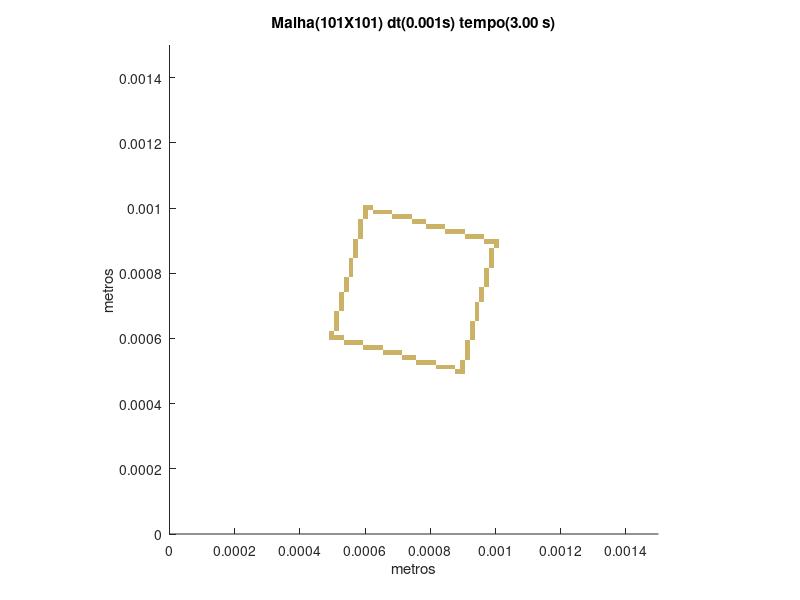

This chart was generated by the following MATLAB code:
set (gca,'PlotBoxAspectRatio',[1 1 1],'Xlim',[0,0.0015],'Ylim',[0,0.0015])
hold on
title('Malha(101X101) dt(0.001s) tempo(3.00 s)')
hold on
ylabel('metros')
hold on
xlabel('metros')
hold on

fill([0.000876237623762376 0.000876237623762376 0.000891089108910891 0.000891089108910891],[0.00049009900990099 0.000504950495049505 0.000504950495049505 0.00049009900990099],[0.8,0.7,0.4],'LineStyle','none')

fill([0.000891089108910891 0.000891089108910891 0.000905940594059406 0.000905940594059406],[0.00049009900990099 0.000504950495049505 0.000504950495049505 0.00049009900990099],[0.8,0.7,0.4],'LineStyle','none')

fill([0.000816831683168317 0.000816831683168317 0.000831683168316832 0.000831683168316832],[0.000504950495049505 0.00051980198019802 0.00051980198019802 0.000504950495049505],[0.8,0.7,0.4],'LineStyle','none')

fill([0.000831683168316832 0.000831683168316832 0.000846534653465347 0.000846534653465347],[0.000504950495049505 0.00051980198019802 0.00051980198019802 0.000504950495049505],[0.8,0.7,0.4],'LineStyle','none')

fill([0.000846534653465347 0.000846534653465347 0.000861386138613861 0.000861386138613861],[0.000504950495049505 0.00051980198019802 0.00051980198019802 0.000504950495049505],[0.8,0.7,0.4],'LineStyle','none')

fill([0.000861386138613861 0.000861386138613861 0.000876237623762376 0.000876237623762376],[0.000504950495049505 0.00051980198019802 0.00051980198019802 0.000504950495049505],[0.8,0.7,0.4],'LineStyle','none')

fill([0.000891089108910891 0.000891089108910891 0.000905940594059406 0.000905940594059406],[0.000504950495049505 0.00051980198019802 0.00051980198019802 0.000504950495049505],[0.8,0.7,0.4],'LineStyle','none')

fill([0.000757425742574257 0.000757425742574257 0.000772277227722772 0.000772277227722772],[0.00051980198019802 0.000534653465346535 0.000534653465346535 0.00051980198019802],[0.8,0.7,0.4],'LineStyle','none')

fill([0.000772277227722772 0.000772277227722772 0.000787128712871287 0.000787128712871287],[0.00051980198019802 0.000534653465346535 0.000534653465346535 0.00051980198019802],[0.8,0.7,0.4],'LineStyle','none')

fill([0.000787128712871287 0.000787128712871287 0.000801980198019802 0.000801980198019802],[0.00051980198019802 0.000534653465346535 0.000534653465346535 0.00051980198019802],[0.8,0.7,0.4],'LineStyle','none')

fill([0.000801980198019802 0.000801980198019802 0.000816831683168317 0.000816831683168317],[0.00051980198019802 0.000534653465346535 0.000534653465346535 0.00051980198019802],[0.8,0.7,0.4],'LineStyle','none')

fill([0.000891089108910891 0.000891089108910891 0.000905940594059406 0.000905940594059406],[0.00051980198019802 0.000534653465346535 0.000534653465346535 0.00051980198019802],[0.8,0.7,0.4],'LineStyle','none')

fill([0.000712871287128713 0.000712871287128713 0.000727722772277228 0.000727722772277228],[0.000534653465346535 0.000549504950495049 0.000549504950495049 0.000534653465346535],[0.8,0.7,0.4],'LineStyle','none')

fill([0.000727722772277228 0.000727722772277228 0.000742574257425743 0.000742574257425743],[0.000534653465346535 0.000549504950495049 0.000549504950495049 0.000534653465346535],[0.8,0.7,0.4],'LineStyle','none')

fill([0.000742574257425743 0.000742574257425743 0.000757425742574257 0.000757425742574257],[0.000534653465346535 0.000549504950495049 0.000549504950495049 0.000534653465346535],[0.8,0.7,0.4],'LineStyle','none')

fill([0.000905940594059406 0.000905940594059406 0.000920792079207921 0.000920792079207921],[0.000534653465346535 0.000549504950495049 0.000549504950495049 0.000534653465346535],[0.8,0.7,0.4],'LineStyle','none')

fill([0.000653465346534653 0.000653465346534653 0.000668316831683168 0.000668316831683168],[0.000549504950495049 0.000564356435643564 0.000564356435643564 0.000549504950495049],[0.8,0.7,0.4],'LineStyle','none')

fill([0.000668316831683168 0.000668316831683168 0.000683168316831683 0.000683168316831683],[0.000549504950495049 0.000564356435643564 0.000564356435643564 0.000549504950495049],[0.8,0.7,0.4],'LineStyle','none')

fill([0.000683168316831683 0.000683168316831683 0.000698019801980198 0.000698019801980198],[0.000549504950495049 0.000564356435643564 0.000564356435643564 0.000549504950495049],[0.8,0.7,0.4],'LineStyle','none')

fill([0.000698019801980198 0.000698019801980198 0.000712871287128713 0.000712871287128713],[0.000549504950495049 0.000564356435643564 0.000564356435643564 0.000549504950495049],[0.8,0.7,0.4],'LineStyle','none')

fill([0.000905940594059406 0.000905940594059406 0.000920792079207921 0.000920792079207921],[0.000549504950495049 0.000564356435643564 0.000564356435643564 0.000549504950495049],[0.8,0.7,0.4],'LineStyle','none')

fill([0.000594059405940594 0.000594059405940594 0.000608910891089109 0.000608910891089109],[0.000564356435643564 0.000579207920792079 0.000579207920792079 0.000564356435643564],[0.8,0.7,0.4],'LineStyle','none')

fill([0.000608910891089109 0.000608910891089109 0.000623762376237624 0.000623762376237624],[0.000564356435643564 0.000579207920792079 0.000579207920792079 0.000564356435643564],[0.8,0.7,0.4],'LineStyle','none')

fill([0.000623762376237624 0.000623762376237624 0.000638613861386139 0.000638613861386139],[0.000564356435643564 0.000579207920792079 0.000579207920792079 0.000564356435643564],[0.8,0.7,0.4],'LineStyle','none')

fill([0.000638613861386139 0.000638613861386139 0.000653465346534653 0.000653465346534653],[0.000564356435643564 0.000579207920792079 0.000579207920792079 0.000564356435643564],[0.8,0.7,0.4],'LineStyle','none')

fill([0.000905940594059406 0.000905940594059406 0.000920792079207921 0.000920792079207921],[0.000564356435643564 0.000579207920792079 0.000579207920792079 0.000564356435643564],[0.8,0.7,0.4],'LineStyle','none')

fill([0.000534653465346535 0.000534653465346535 0.000549504950495049 0.000549504950495049],[0.000579207920792079 0.000594059405940594 0.000594059405940594 0.000579207920792079],[0.8,0.7,0.4],'LineStyle','none')

fill([0.000549504950495049 0.000549504950495049 0.000564356435643564 0.000564356435643564],[0.000579207920792079 0.000594059405940594 0.000594059405940594 0.000579207920792079],[0.8,0.7,0.4],'LineStyle','none')

fill([0.000564356435643564 0.000564356435643564 0.000579207920792079 0.000579207920792079],[0.000579207920792079 0.000594059405940594 0.000594059405940594 0.000579207920792079],[0.8,0.7,0.4],'LineStyle','none')

fill([0.000579207920792079 0.000579207920792079 0.000594059405940594 0.000594059405940594],[0.000579207920792079 0.000594059405940594 0.000594059405940594 0.000579207920792079],[0.8,0.7,0.4],'LineStyle','none')

fill([0.000905940594059406 0.000905940594059406 0.000920792079207921 0.000920792079207921],[0.000579207920792079 0.000594059405940594 0.000594059405940594 0.000579207920792079],[0.8,0.7,0.4],'LineStyle','none')

fill([0.00049009900990099 0.00049009900990099 0.000504950495049505 0.000504950495049505],[0.000594059405940594 0.000608910891089109 0.000608910891089109 0.000594059405940594],[0.8,0.7,0.4],'LineStyle','none')

fill([0.000504950495049505 0.000504950495049505 0.00051980198019802 0.00051980198019802],[0.000594059405940594 0.000608910891089109 0.000608910891089109 0.000594059405940594],[0.8,0.7,0.4],'LineStyle','none')

fill([0.00051980198019802 0.00051980198019802 0.000534653465346535 0.000534653465346535],[0.000594059405940594 0.000608910891089109 0.000608910891089109 0.000594059405940594],[0.8,0.7,0.4],'LineStyle','none')

fill([0.000920792079207921 0.000920792079207921 0.000935643564356436 0.000935643564356436],[0.000594059405940594 0.000608910891089109 0.000608910891089109 0.000594059405940594],[0.8,0.7,0.4],'LineStyle','none')

fill([0.00049009900990099 0.00049009900990099 0.000504950495049505 0.000504950495049505],[0.000608910891089109 0.000623762376237624 0.000623762376237624 0.000608910891089109],[0.8,0.7,0.4],'LineStyle','none')

fill([0.000920792079207921 0.000920792079207921 0.000935643564356436 0.000935643564356436],[0.000608910891089109 0.000623762376237624 0.000623762376237624 0.000608910891089109],[0.8,0.7,0.4],'LineStyle','none')

fill([0.000504950495049505 0.000504950495049505 0.00051980198019802 0.00051980198019802],[0.000623762376237624 0.000638613861386139 0.000638613861386139 0.000623762376237624],[0.8,0.7,0.4],'LineStyle','none')

fill([0.000920792079207921 0.000920792079207921 0.000935643564356436 0.000935643564356436],[0.000623762376237624 0.000638613861386139 0.000638613861386139 0.000623762376237624],[0.8,0.7,0.4],'LineStyle','none')

fill([0.000504950495049505 0.000504950495049505 0.00051980198019802 0.00051980198019802],[0.000638613861386139 0.000653465346534653 0.000653465346534653 0.000638613861386139],[0.8,0.7,0.4],'LineStyle','none')

fill([0.000920792079207921 0.000920792079207921 0.000935643564356436 0.000935643564356436],[0.000638613861386139 0.000653465346534653 0.000653465346534653 0.000638613861386139],[0.8,0.7,0.4],'LineStyle','none')

fill([0.000504950495049505 0.000504950495049505 0.00051980198019802 0.00051980198019802],[0.000653465346534653 0.000668316831683168 0.000668316831683168 0.000653465346534653],[0.8,0.7,0.4],'LineStyle','none')

fill([0.000935643564356436 0.000935643564356436 0.00095049504950495 0.00095049504950495],[0.000653465346534653 0.000668316831683168 0.000668316831683168 0.000653465346534653],[0.8,0.7,0.4],'LineStyle','none')

fill([0.000504950495049505 0.000504950495049505 0.00051980198019802 0.00051980198019802],[0.000668316831683168 0.000683168316831683 0.000683168316831683 0.000668316831683168],[0.8,0.7,0.4],'LineStyle','none')

fill([0.000935643564356436 0.000935643564356436 0.00095049504950495 0.00095049504950495],[0.000668316831683168 0.000683168316831683 0.000683168316831683 0.000668316831683168],[0.8,0.7,0.4],'LineStyle','none')

fill([0.00051980198019802 0.00051980198019802 0.000534653465346535 0.000534653465346535],[0.000683168316831683 0.000698019801980198 0.000698019801980198 0.000683168316831683],[0.8,0.7,0.4],'LineStyle','none')

fill([0.000935643564356436 0.000935643564356436 0.00095049504950495 0.00095049504950495],[0.000683168316831683 0.000698019801980198 0.000698019801980198 0.000683168316831683],[0.8,0.7,0.4],'LineStyle','none')

fill([0.00051980198019802 0.00051980198019802 0.000534653465346535 0.000534653465346535],[0.000698019801980198 0.000712871287128713 0.000712871287128713 0.000698019801980198],[0.8,0.7,0.4],'LineStyle','none')

fill([0.000935643564356436 0.000935643564356436 0.00095049504950495 0.00095049504950495],[0.000698019801980198 0.000712871287128713 0.000712871287128713 0.000698019801980198],[0.8,0.7,0.4],'LineStyle','none')

fill([0.00051980198019802 0.00051980198019802 0.000534653465346535 0.000534653465346535],[0.000712871287128713 0.000727722772277228 0.000727722772277228 0.000712871287128713],[0.8,0.7,0.4],'LineStyle','none')

fill([0.00095049504950495 0.00095049504950495 0.000965346534653465 0.000965346534653465],[0.000712871287128713 0.000727722772277228 0.000727722772277228 0.000712871287128713],[0.8,0.7,0.4],'LineStyle','none')

fill([0.00051980198019802 0.00051980198019802 0.000534653465346535 0.000534653465346535],[0.000727722772277228 0.000742574257425743 0.000742574257425743 0.000727722772277228],[0.8,0.7,0.4],'LineStyle','none')

fill([0.00095049504950495 0.00095049504950495 0.000965346534653465 0.000965346534653465],[0.000727722772277228 0.000742574257425743 0.000742574257425743 0.000727722772277228],[0.8,0.7,0.4],'LineStyle','none')

fill([0.000534653465346535 0.000534653465346535 0.000549504950495049 0.000549504950495049],[0.000742574257425743 0.000757425742574257 0.000757425742574257 0.000742574257425743],[0.8,0.7,0.4],'LineStyle','none')

fill([0.00095049504950495 0.00095049504950495 0.000965346534653465 0.000965346534653465],[0.000742574257425743 0.000757425742574257 0.000757425742574257 0.000742574257425743],[0.8,0.7,0.4],'LineStyle','none')

fill([0.000534653465346535 0.000534653465346535 0.000549504950495049 0.000549504950495049],[0.000757425742574257 0.000772277227722772 0.000772277227722772 0.000757425742574257],[0.8,0.7,0.4],'LineStyle','none')

fill([0.000965346534653465 0.000965346534653465 0.00098019801980198 0.00098019801980198],[0.000757425742574257 0.000772277227722772 0.000772277227722772 0.000757425742574257],[0.8,0.7,0.4],'LineStyle','none')

fill([0.000534653465346535 0.000534653465346535 0.000549504950495049 0.000549504950495049],[0.000772277227722772 0.000787128712871287 0.000787128712871287 0.000772277227722772],[0.8,0.7,0.4],'LineStyle','none')

fill([0.000965346534653465 0.000965346534653465 0.00098019801980198 0.00098019801980198],[0.000772277227722772 0.000787128712871287 0.000787128712871287 0.000772277227722772],[0.8,0.7,0.4],'LineStyle','none')

fill([0.000549504950495049 0.000549504950495049 0.000564356435643564 0.000564356435643564],[0.000787128712871287 0.000801980198019802 0.000801980198019802 0.000787128712871287],[0.8,0.7,0.4],'LineStyle','none')

fill([0.000965346534653465 0.000965346534653465 0.00098019801980198 0.00098019801980198],[0.000787128712871287 0.000801980198019802 0.000801980198019802 0.000787128712871287],[0.8,0.7,0.4],'LineStyle','none')

fill([0.000549504950495049 0.000549504950495049 0.000564356435643564 0.000564356435643564],[0.000801980198019802 0.000816831683168317 0.000816831683168317 0.000801980198019802],[0.8,0.7,0.4],'LineStyle','none')

fill([0.000965346534653465 0.000965346534653465 0.00098019801980198 0.00098019801980198],[0.000801980198019802 0.000816831683168317 0.000816831683168317 0.000801980198019802],[0.8,0.7,0.4],'LineStyle','none')

fill([0.000549504950495049 0.000549504950495049 0.000564356435643564 0.000564356435643564],[0.000816831683168317 0.000831683168316832 0.000831683168316832 0.000816831683168317],[0.8,0.7,0.4],'LineStyle','none')

fill([0.00098019801980198 0.00098019801980198 0.000995049504950495 0.000995049504950495],[0.000816831683168317 0.000831683168316832 0.000831683168316832 0.000816831683168317],[0.8,0.7,0.4],'LineStyle','none')

fill([0.000549504950495049 0.000549504950495049 0.000564356435643564 0.000564356435643564],[0.000831683168316832 0.000846534653465347 0.000846534653465347 0.000831683168316832],[0.8,0.7,0.4],'LineStyle','none')

fill([0.00098019801980198 0.00098019801980198 0.000995049504950495 0.000995049504950495],[0.000831683168316832 0.000846534653465347 0.000846534653465347 0.000831683168316832],[0.8,0.7,0.4],'LineStyle','none')

fill([0.000564356435643564 0.000564356435643564 0.000579207920792079 0.000579207920792079],[0.000846534653465347 0.000861386138613861 0.000861386138613861 0.000846534653465347],[0.8,0.7,0.4],'LineStyle','none')

fill([0.00098019801980198 0.00098019801980198 0.000995049504950495 0.000995049504950495],[0.000846534653465347 0.000861386138613861 0.000861386138613861 0.000846534653465347],[0.8,0.7,0.4],'LineStyle','none')

fill([0.000564356435643564 0.000564356435643564 0.000579207920792079 0.000579207920792079],[0.000861386138613861 0.000876237623762376 0.000876237623762376 0.000861386138613861],[0.8,0.7,0.4],'LineStyle','none')

fill([0.00098019801980198 0.00098019801980198 0.000995049504950495 0.000995049504950495],[0.000861386138613861 0.000876237623762376 0.000876237623762376 0.000861386138613861],[0.8,0.7,0.4],'LineStyle','none')

fill([0.000564356435643564 0.000564356435643564 0.000579207920792079 0.000579207920792079],[0.000876237623762376 0.000891089108910891 0.000891089108910891 0.000876237623762376],[0.8,0.7,0.4],'LineStyle','none')

fill([0.000995049504950495 0.000995049504950495 0.00100990099009901 0.00100990099009901],[0.000876237623762376 0.000891089108910891 0.000891089108910891 0.000876237623762376],[0.8,0.7,0.4],'LineStyle','none')

fill([0.000564356435643564 0.000564356435643564 0.000579207920792079 0.000579207920792079],[0.000891089108910891 0.000905940594059406 0.000905940594059406 0.000891089108910891],[0.8,0.7,0.4],'LineStyle','none')

fill([0.000965346534653465 0.000965346534653465 0.00098019801980198 0.00098019801980198],[0.000891089108910891 0.000905940594059406 0.000905940594059406 0.000891089108910891],[0.8,0.7,0.4],'LineStyle','none')

fill([0.00098019801980198 0.00098019801980198 0.000995049504950495 0.000995049504950495],[0.000891089108910891 0.000905940594059406 0.000905940594059406 0.000891089108910891],[0.8,0.7,0.4],'LineStyle','none')

fill([0.000995049504950495 0.000995049504950495 0.00100990099009901 0.00100990099009901],[0.000891089108910891 0.000905940594059406 0.000905940594059406 0.000891089108910891],[0.8,0.7,0.4],'LineStyle','none')

fill([0.000579207920792079 0.000579207920792079 0.000594059405940594 0.000594059405940594],[0.000905940594059406 0.000920792079207921 0.000920792079207921 0.000905940594059406],[0.8,0.7,0.4],'LineStyle','none')

fill([0.000905940594059406 0.000905940594059406 0.000920792079207921 0.000920792079207921],[0.000905940594059406 0.000920792079207921 0.000920792079207921 0.000905940594059406],[0.8,0.7,0.4],'LineStyle','none')

fill([0.000920792079207921 0.000920792079207921 0.000935643564356436 0.000935643564356436],[0.000905940594059406 0.000920792079207921 0.000920792079207921 0.000905940594059406],[0.8,0.7,0.4],'LineStyle','none')

fill([0.000935643564356436 0.000935643564356436 0.00095049504950495 0.00095049504950495],[0.000905940594059406 0.000920792079207921 0.000920792079207921 0.000905940594059406],[0.8,0.7,0.4],'LineStyle','none')

fill([0.00095049504950495 0.00095049504950495 0.000965346534653465 0.000965346534653465],[0.000905940594059406 0.000920792079207921 0.000920792079207921 0.000905940594059406],[0.8,0.7,0.4],'LineStyle','none')

fill([0.000579207920792079 0.000579207920792079 0.000594059405940594 0.000594059405940594],[0.000920792079207921 0.000935643564356436 0.000935643564356436 0.000920792079207921],[0.8,0.7,0.4],'LineStyle','none')

fill([0.000846534653465347 0.000846534653465347 0.000861386138613861 0.000861386138613861],[0.000920792079207921 0.000935643564356436 0.000935643564356436 0.000920792079207921],[0.8,0.7,0.4],'LineStyle','none')

fill([0.000861386138613861 0.000861386138613861 0.000876237623762376 0.000876237623762376],[0.000920792079207921 0.000935643564356436 0.000935643564356436 0.000920792079207921],[0.8,0.7,0.4],'LineStyle','none')

fill([0.000876237623762376 0.000876237623762376 0.000891089108910891 0.000891089108910891],[0.000920792079207921 0.000935643564356436 0.000935643564356436 0.000920792079207921],[0.8,0.7,0.4],'LineStyle','none')

fill([0.000891089108910891 0.000891089108910891 0.000905940594059406 0.000905940594059406],[0.000920792079207921 0.000935643564356436 0.000935643564356436 0.000920792079207921],[0.8,0.7,0.4],'LineStyle','none')

fill([0.000579207920792079 0.000579207920792079 0.000594059405940594 0.000594059405940594],[0.000935643564356436 0.00095049504950495 0.00095049504950495 0.000935643564356436],[0.8,0.7,0.4],'LineStyle','none')

fill([0.000787128712871287 0.000787128712871287 0.000801980198019802 0.000801980198019802],[0.000935643564356436 0.00095049504950495 0.00095049504950495 0.000935643564356436],[0.8,0.7,0.4],'LineStyle','none')

fill([0.000801980198019802 0.000801980198019802 0.000816831683168317 0.000816831683168317],[0.000935643564356436 0.00095049504950495 0.00095049504950495 0.000935643564356436],[0.8,0.7,0.4],'LineStyle','none')

fill([0.000816831683168317 0.000816831683168317 0.000831683168316832 0.000831683168316832],[0.000935643564356436 0.00095049504950495 0.00095049504950495 0.000935643564356436],[0.8,0.7,0.4],'LineStyle','none')

fill([0.000831683168316832 0.000831683168316832 0.000846534653465347 0.000846534653465347],[0.000935643564356436 0.00095049504950495 0.00095049504950495 0.000935643564356436],[0.8,0.7,0.4],'LineStyle','none')

fill([0.000579207920792079 0.000579207920792079 0.000594059405940594 0.000594059405940594],[0.00095049504950495 0.000965346534653465 0.000965346534653465 0.00095049504950495],[0.8,0.7,0.4],'LineStyle','none')

fill([0.000742574257425743 0.000742574257425743 0.000757425742574257 0.000757425742574257],[0.00095049504950495 0.000965346534653465 0.000965346534653465 0.00095049504950495],[0.8,0.7,0.4],'LineStyle','none')

fill([0.000757425742574257 0.000757425742574257 0.000772277227722772 0.000772277227722772],[0.00095049504950495 0.000965346534653465 0.000965346534653465 0.00095049504950495],[0.8,0.7,0.4],'LineStyle','none')

fill([0.000772277227722772 0.000772277227722772 0.000787128712871287 0.000787128712871287],[0.00095049504950495 0.000965346534653465 0.000965346534653465 0.00095049504950495],[0.8,0.7,0.4],'LineStyle','none')

fill([0.000594059405940594 0.000594059405940594 0.000608910891089109 0.000608910891089109],[0.000965346534653465 0.00098019801980198 0.00098019801980198 0.000965346534653465],[0.8,0.7,0.4],'LineStyle','none')

fill([0.000683168316831683 0.000683168316831683 0.000698019801980198 0.000698019801980198],[0.000965346534653465 0.00098019801980198 0.00098019801980198 0.000965346534653465],[0.8,0.7,0.4],'LineStyle','none')

fill([0.000698019801980198 0.000698019801980198 0.000712871287128713 0.000712871287128713],[0.000965346534653465 0.00098019801980198 0.00098019801980198 0.000965346534653465],[0.8,0.7,0.4],'LineStyle','none')

fill([0.000712871287128713 0.000712871287128713 0.000727722772277228 0.000727722772277228],[0.000965346534653465 0.00098019801980198 0.00098019801980198 0.000965346534653465],[0.8,0.7,0.4],'LineStyle','none')

fill([0.000727722772277228 0.000727722772277228 0.000742574257425743 0.000742574257425743],[0.000965346534653465 0.00098019801980198 0.00098019801980198 0.000965346534653465],[0.8,0.7,0.4],'LineStyle','none')

fill([0.000594059405940594 0.000594059405940594 0.000608910891089109 0.000608910891089109],[0.00098019801980198 0.000995049504950495 0.000995049504950495 0.00098019801980198],[0.8,0.7,0.4],'LineStyle','none')

fill([0.000623762376237624 0.000623762376237624 0.000638613861386139 0.000638613861386139],[0.00098019801980198 0.000995049504950495 0.000995049504950495 0.00098019801980198],[0.8,0.7,0.4],'LineStyle','none')

fill([0.000638613861386139 0.000638613861386139 0.000653465346534653 0.000653465346534653],[0.00098019801980198 0.000995049504950495 0.000995049504950495 0.00098019801980198],[0.8,0.7,0.4],'LineStyle','none')

fill([0.000653465346534653 0.000653465346534653 0.000668316831683168 0.000668316831683168],[0.00098019801980198 0.000995049504950495 0.000995049504950495 0.00098019801980198],[0.8,0.7,0.4],'LineStyle','none')

fill([0.000668316831683168 0.000668316831683168 0.000683168316831683 0.000683168316831683],[0.00098019801980198 0.000995049504950495 0.000995049504950495 0.00098019801980198],[0.8,0.7,0.4],'LineStyle','none')

fill([0.000594059405940594 0.000594059405940594 0.000608910891089109 0.000608910891089109],[0.000995049504950495 0.00100990099009901 0.00100990099009901 0.000995049504950495],[0.8,0.7,0.4],'LineStyle','none')

fill([0.000608910891089109 0.000608910891089109 0.000623762376237624 0.000623762376237624],[0.000995049504950495 0.00100990099009901 0.00100990099009901 0.000995049504950495],[0.8,0.7,0.4],'LineStyle','none')
